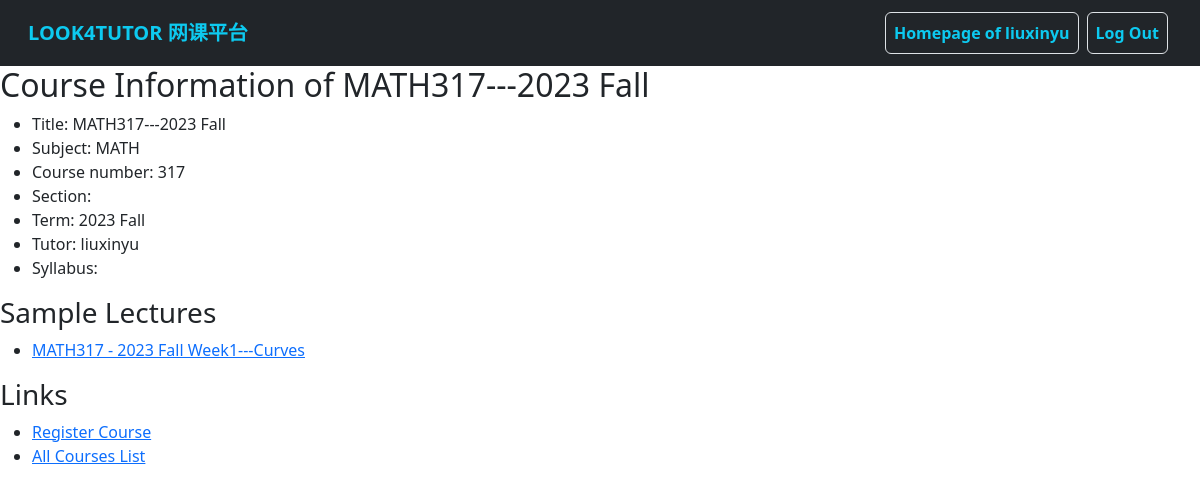
/students/course_introduction/3 (signed in), run on an earlier commit of the app's database.
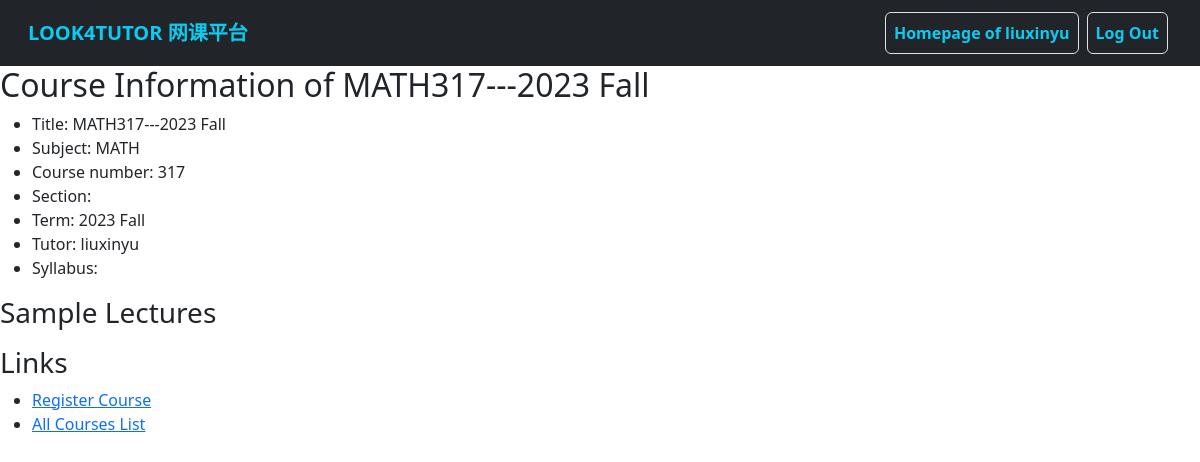
And on a later commit of the database.
### courses/models.py (models this page shows, shortened)
class Lecture(models.Model):
    course = models.ForeignKey(
        Course,
        on_delete=models.CASCADE,
        help_text="Select the course.",
        verbose_name='Course'
    )
    title = models.CharField(
        max_length=300,
        default='',
        help_text='Enter the title of the lecture, e.g. Math101 Lecture 1.',
        verbose_name='Title'
    )
    week = models.PositiveIntegerField(
        blank=False,
        help_text='Enter the week number.',
        verbose_name='Week No.'
    )
    syllabus = models.TextField(
        blank=True,
        help_text="A short syllabus of this lecture."
    )
    is_midterm = models.BooleanField(
        default=False,
        help_text="Is this a midterm review lecture? (是否为期中冲刺)",
        verbose_name='Midterm Review'
    )
    is_final = models.BooleanField(
        default=False,
        help_text="Is this a final review lecture? (是否为期末冲刺)",
        verbose_name="Final Review"
    )
    is_public = models.BooleanField(
        default=False,
        help_text="Is this a free sample lecture? (是否为试听课)",
        verbose_name="Free Sample"
    )
    created_at = models.DateTimeField(
        auto_now_add=True,
        verbose_name='Create Time'
    )
    updated_at = models.DateTimeField(
        auto_now=True,
        verbose_name='Update Time'
    )
    def __str__(self):
        return str(self.course) + " Week" + str(self.week) + "---" + self.title

class Course(models.Model):
    SUBJECT_CHOICES = [
        ('APBI', 'APBI'),
        ('APSC', 'APSC'),
        ('BIOL', 'BIOL'),
        ('CHEM', 'CHEM'),
        ('COMM', 'COMM'),
        ('COMR', 'COMR'),
        ('CPEN', 'CPEN'),
        ('CPSC', 'CPSC'),
        ('DCSI', 'DCSI'),
        ('ECON', 'ECON'),
        ('ELEC', 'ELEC'),
        ('EOSC', 'EOSC'),
        ('MATH', 'MATH'),
        ('MFRE', 'MFRE'),
        ('PHIL', 'PHIL'),
        ('PHYS', 'PHYS'),
        ('PSYC', 'PSYC'),
        ('SCIE', 'SCIE'),
        ('STAT', 'STAT'),
        ('VANT', 'VANT'),
        ('WRDS', 'WRDS'),
    ]
    subject = models.CharField(
        max_length=4,
        choices=SUBJECT_CHOICES,
        help_text="Subject code, e.g. ECON.",
        blank=False,
        verbose_name='Subject'
    )
    course_number = models.CharField(
        max_length=3,
        help_text="3-digits course number, e.g. 101.",
        blank=False,
        verbose_name='Course Number'
    )
    section = models.CharField(
        max_length=20,
        help_text="Section number, e.g. 202 or professor name. <strong>Leave it blank</strong> if there is only one section.",
        blank=True,
        verbose_name='Section'
    )
    term = models.ForeignKey(
        Term,
        models.SET_NULL,
        blank=True,
        null=True,
        verbose_name='Term'
    )
    tutor = models.ForeignKey(
        MyUser,
        models.SET_NULL,
        limit_choices_to={'is_tutor': True},
        blank=True,
        null=True,
        verbose_name='Tutor'
    )
    def get_long_title(self):
        return self.subject + self.course_number + self.section + "---" + self.term.__str__()
    def __str__(self):
        return self.subject + self.course_number + " - " + self.section + self.term.__str__()

class Term(models.Model):
    SEASON_CHOICES = [
        ('Fall', 'Fall'),
        ('Spring', 'Spring'),
        ('Summer_1', 'Summer_1'),
        ('Summer_2', 'Summer_2')
    ]
    year = models.CharField(
        max_length=4,
        help_text="Year of the term, e.g. 2023",
        blank=False,
        verbose_name='Year'
    )
    season = models.CharField(
        max_length=8,
        choices=SEASON_CHOICES,
        help_text="Season of the term, e.g. Fall.",
        blank=False,
        verbose_name='Season'
    )
    start_date = models.DateField(
        help_text="Start date of the term.",
        verbose_name='Start Date'
    )
    end_date = models.DateField(
        help_text="End date of the term.",
        verbose_name='End Date'
    )
    def __str__(self):
        return self.year + " " + self.season.capitalize()

### students/views.py (the view)
# urls.py: path('course_introduction/<int:pk>', CourseIntroduction.as_view(), name='course_introduction'),
class CourseIntroduction(LoginRequiredMixin, DetailView):
    model = Course
    template_name = 'students/course_introduction.html'
    def get_context_data(self, **kwargs):
        context = super().get_context_data(**kwargs)
        context['course'] = Course.objects.get(pk=self.kwargs['pk'])
        return context

### templates/students/course_introduction.html (shortened to what this page needs)
{% extends 'base.html' %} {% block content %}
<h2>Course Information of {{ course.get_long_title }}</h2>
<div>
  <ul>
    <li>Title: {{ course.get_long_title }}</li>
    <li>Subject: {{ course.subject }}</li>
    <li>Course number: {{ course.course_number }}</li>
    <li>Section: {{ course.section }}</li>
    <li>Term: {{ course.term }}</li>
    <li>Tutor: {{ course.tutor }}</li>
    <li>Syllabus: {{ course.syllabus }}</li>
  </ul>
</div>
<div>
  <h3>Sample Lectures</h3>
  <ul>
    {% for lecture in course.lecture_set.all %} {% if lecture.is_public %}
    <li>
      <a href="{% url 'public_lecture' lecture.id %}">{{ lecture }}</a>
    </li>
    {% endif %} {% endfor %}
  </ul>
</div>
<div>
  <h3>Links</h3>
  <ul>
    <li><a href="{% url 'register_course' course.id %}">Register Course</a></li>
    <li><a href="{% url 'all_course_list' %}">All Courses List</a></li>
  </ul>
</div>
{% endblock %}

What changed in the data, as far as the page shows it:
no longer on this page (row edited): Lecture: course+week+title "MATH317 - 2023 Fall Week1---Curves"
